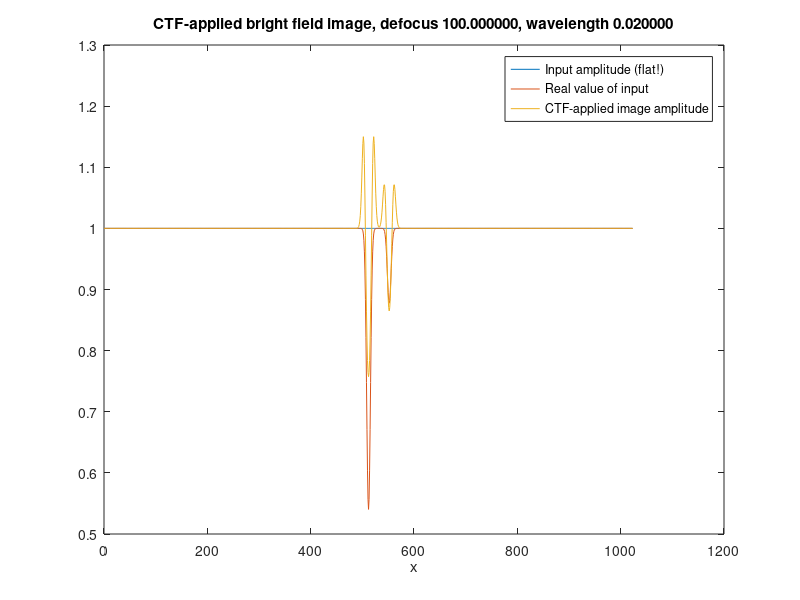

The MATLAB script that drew this image:
box_size = 1024;
midpoint = box_size/2;
x = [1:box_size]-1;

%Create image
a = zeros(1,box_size);

% beam?
beam_sigma = 100;
%a = exp(-(x-midpoint).^2/2/beam_sigma^2); % + exp(-(x-256).^2/2/10^2); 
%a(midpoint+[-500:500]) = 1;
a = a+1; % bright field.

% double slit
%a(midpoint) = 100;
%a(midpoint+10) = 100;
source_sigma = 5;
x1 = midpoint;
a = a .*exp( i*exp(-(x-x1).^2/2/source_sigma^2) );
x2 = midpoint+40;
a = a .*exp( 0.5*i*exp(-(x-x2).^2/2/source_sigma^2) );
% x3 = midpoint+50;
% a = a + exp(-(x-x3).^2/2/source_sigma^2);


% Let's apply CTF
df = 100; % defocus
lambda = 0.02; %
z = 10000; % to define angles (should be low).
sigma_k = 1; % there's some sensitivity to this "aperture" parameter
k = x./z/lambda;
max_theta = max(x)/z
propagator_fft1 = exp(i*pi*df*lambda * k.^2) .* exp(- k.^2 / 2/ sigma_k.^2);
k = ((x-box_size)./z/lambda);
propagator_fft2 = exp(i*pi*df*lambda * k.^2) .* exp(- k.^2 / 2/ sigma_k.^2);
propagator_fft = propagator_fft1 + propagator_fft2;

a_fft = fft(a);
a_PSF = ifft( a_fft .* propagator_fft);

clf
plot(x,abs(a)); hold on
plot(x,real(a)); hold on
plot(x,abs(a_PSF).^2 )
xlabel( 'x' )
title( sprintf('CTF-applied bright field image, defocus %f, wavelength %f',df,lambda))
legend( 'Input amplitude (flat!)', 'Real value of input', 'CTF-applied image amplitude')
